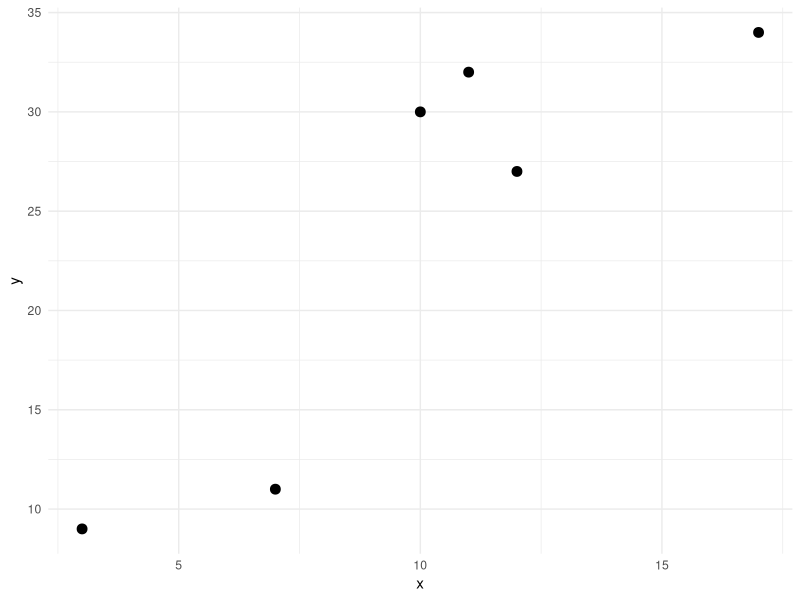
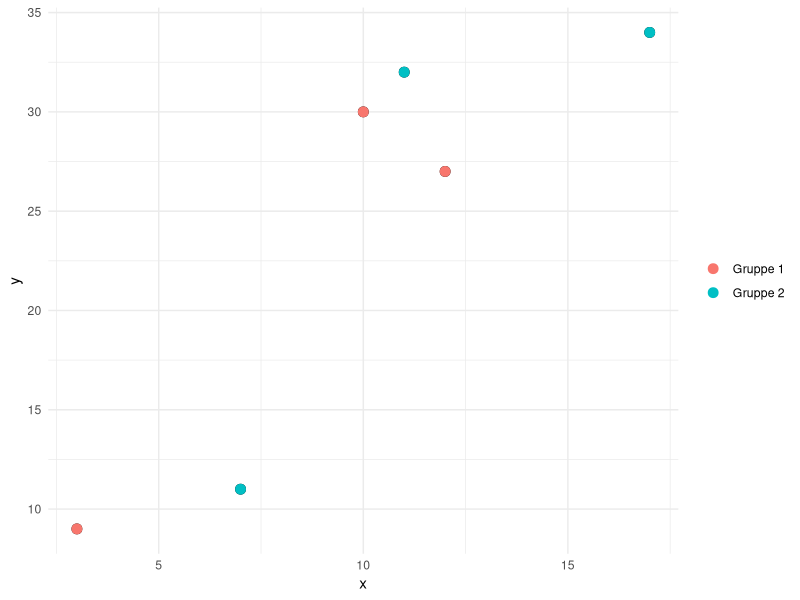
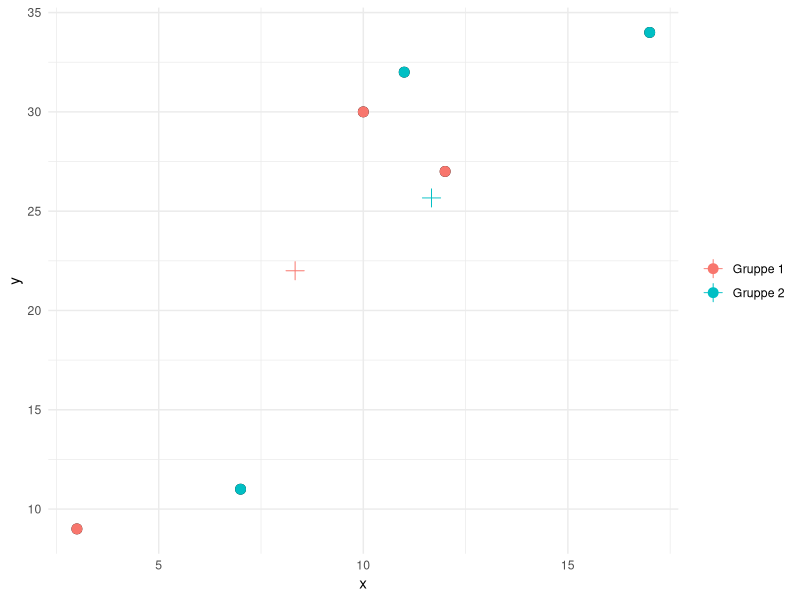

Write R code to recreate these figures, in order.
## ---- chunk 1
#| include=FALSE
library(ggplot2)
library(dplyr)
dat <- data.frame(
  x = c(3,7,10,17,12,11),
  y = c(9,11,30,34,27,32),
  t = c(1,2,1,2,1,2))
dat$tfactor <- factor(dat$t,labels=c("Gruppe 1","Gruppe 2"))
## ---- chunk 2
#| echo: false
#| message: false
#| warning: false
#| fig-cap: Illustration af punkter som ønskes inddelt i $2$ grupper.
#| label: fig-punkter_to_grupper_1
fig <- ggplot(dat, aes(x=x, y=y)) + 
  geom_point(size=3) +
  guides(color=guide_legend(title=NULL)) +
  theme_minimal() 
fig
## ---- chunk 3
#| echo: false
#| message: false
#| warning: false
#| fig-cap: Tilfældig inddeling af punkterne i $2$ grupper.
#| label: fig-punkter_to_grupper_2
fig2 <- fig +
  geom_point(aes(color=tfactor), size=3)
fig2
## ---- chunk 4
#| echo: false
#| message: false
#| warning: false
#| fig-cap: Tilfældig inddeling af punkterne i $2$ grupper og med tilhørende midtpunkter.
#| label: fig-punkter_to_grupper_3
midt <- dat |> group_by(tfactor) |> 
  summarise(x = mean(x), y = mean(y))
fig3 <- fig2 + 
  geom_point(data = midt, aes(color = tfactor), size=4, shape = 3)
fig3
